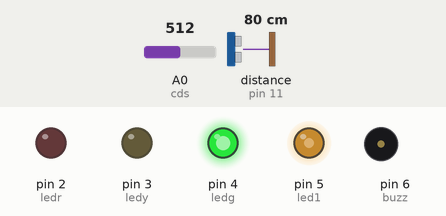
A sketch run on a simulated Arduino Uno, built with avr-gcc and run on an emulated ATmega328P. Shown: output pins drawn as LEDs (lit = HIGH), buzzer (waves = sounding). Wiring (inferred from the names in the program): ultrasonic range finder: trigger pin 12; echo pin 11. Inputs (shaded band) come from the test bench; at power-on: distance to the obstacle (sensor on pin 11) 80 cm, A0 (cds) = 512. The echo pulse lasts 58.3 µs per cm; pins used as bus, display or sensor lines are not drawn.

Above: at 1.07 s.
1.3 s: distance to the obstacle (sensor on pin 11) set to 22 cm
At 1.48 s:
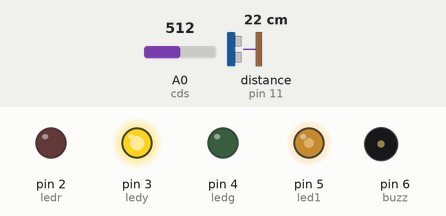
4.3 s: distance to the obstacle (sensor on pin 11) set to 19 cm
At 4.51 s:
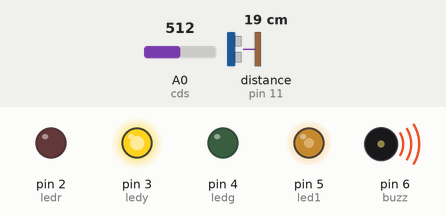
7.3 s: A0 (cds) set to 689
At 7.55 s:
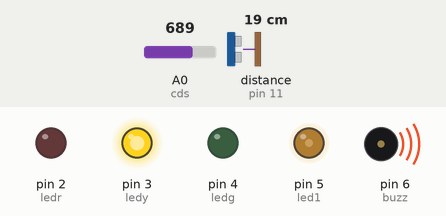
10.3 s: A0 (cds) set to 710
At 11.1 s:
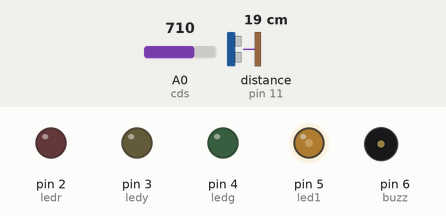
11.8 s: A0 (cds) set to 900
At 12.8 s:
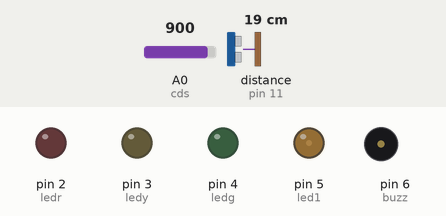
13.3 s: A0 (cds) set to 1023
At 13.9 s:
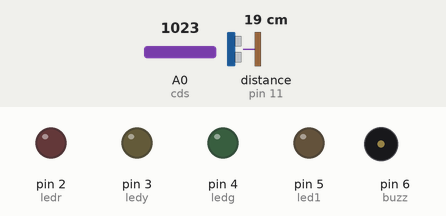
Timing chart, 0 to 15.8 s (numbered marks = the images above; inputs shaded):
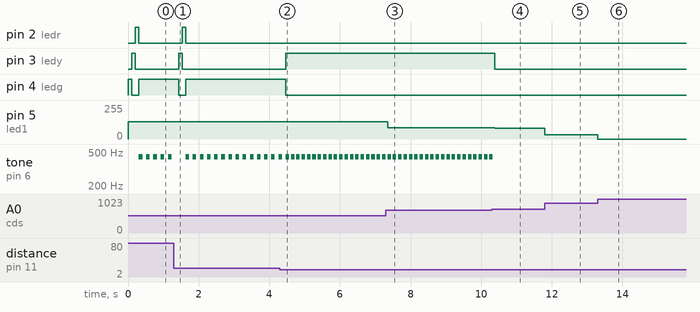

Measured:
- the behaviour switches between 21 and 20 cm on distance to the obstacle (sensor on pin 11) (found by bisection; images 1 and 2)
- the behaviour switches between 699 and 700 on A0 (cds) (found by bisection; images 3 and 4)
- after the input at 1.3 s, pin 2 (ledr): LOW → HIGH after 0.23 s, → LOW 0.10 s later; pin 3 (ledy): LOW → HIGH after 0.13 s, → LOW 0.10 s later; pin 4 (ledg): HIGH → LOW after 0.13 s, → HIGH 0.20 s later
- after the input at 4.3 s, pin 3 (ledy): LOW → HIGH after 0.16 s; pin 4 (ledg): HIGH → LOW after 0.16 s
- after the input at 7.3 s, pin 5 (led1): 128/255 → 84/255 after 0.05 s
- after the input at 10.3 s, pin 3 (ledy): HIGH → LOW after 0.08 s; pin 5 (led1): 84/255 → 79/255 after 0.08 s; tone on pin 6 (buzz): goes on until 10.3 s, then stays silent
- after the input at 11.8 s, pin 5 (led1): 79/255 → 31/255 at once
- after the input at 13.3 s, pin 5 (led1): 31/255 → 0/255 at once

The sketch:

___________2______1_2_3_4_.ino
```cpp
#include <Arduino.h>

/*
CDS의 값과 반비례해서 5번핀에 연결된 LED 의 밝기가 변합니다.
또한, 초음파센서의 값에 따라서 LED의 색과 버저의 주기가 변합니다.
*/

//------------------핀 설정-------------------------
const byte led1 = 5;
const byte ledg = 4;
const byte ledy = 3;
const byte ledr = 2;
const byte buzz = 6;

const byte cds = 0;
const byte trig = 12;
const byte echo = 11;
//--------------------------------------------------

int cdsval = 0;
int ledval = 0;

float prevval = 0;

float sensor();
void allledoff();
void ledctrl();

//==================================================
void setup()
{
  pinMode(led1, OUTPUT);
  pinMode(trig, OUTPUT);
  pinMode(echo, INPUT);

  pinMode(ledg, OUTPUT);
  pinMode(ledy, OUTPUT);
  pinMode(ledr, OUTPUT);
  Serial.begin(9600);
}
//==================================================
void loop()
{
  cdsval = analogRead(cds);
  ledval = map(cdsval, 0, 1023, 0, 255);
  ledval = 255 - ledval;
  analogWrite(led1, ledval);

  if (cdsval < 700)
  {
    ledctrl();
    //Serial.println(sensor()); //디버깅용 시리얼
  }

  if (cdsval >= 700)
  {
    allledoff();
  }
}
//==================================================
float sensor()
{
  float duration, distance;

  digitalWrite(trig, 1);
  delayMicroseconds(10);
  digitalWrite(trig, 0);

  duration = pulseIn(echo, HIGH);
  distance = duration * 0.034 / 2;

  return (distance);
}
//==================================================
void ledctrl()
{
  float distance = sensor();

  allledoff(); // 모든 LED를 끔.

  if (abs(prevval - distance) > 7)
  { //거리가 급속도로 변하는지 판단.
    digitalWrite(ledg, 1);
    delay(100);
    digitalWrite(ledg, 0);
    digitalWrite(ledy, 1);
    delay(100);
    digitalWrite(ledy, 0);
    digitalWrite(ledr, 1);
    delay(100);
    digitalWrite(ledr, 0);
  }
  else if (distance < 10)
  {
    digitalWrite(ledr, 1);
    tone(buzz, 440, 100);
    delay(10);
  }
  else if (distance >= 10 && distance < 20)
  {
    digitalWrite(ledy, 1);
    tone(buzz, 440, 100);
    delay(150);
  }
  else if (distance >= 20)
  {
    digitalWrite(ledg, 1);
    tone(buzz, 440, 100);
    delay(200);
  }
  prevval = distance;
}
//==================================================
void allledoff()
{
  digitalWrite(ledr, 0);
  digitalWrite(ledy, 0);
  digitalWrite(ledg, 0);
}
```
